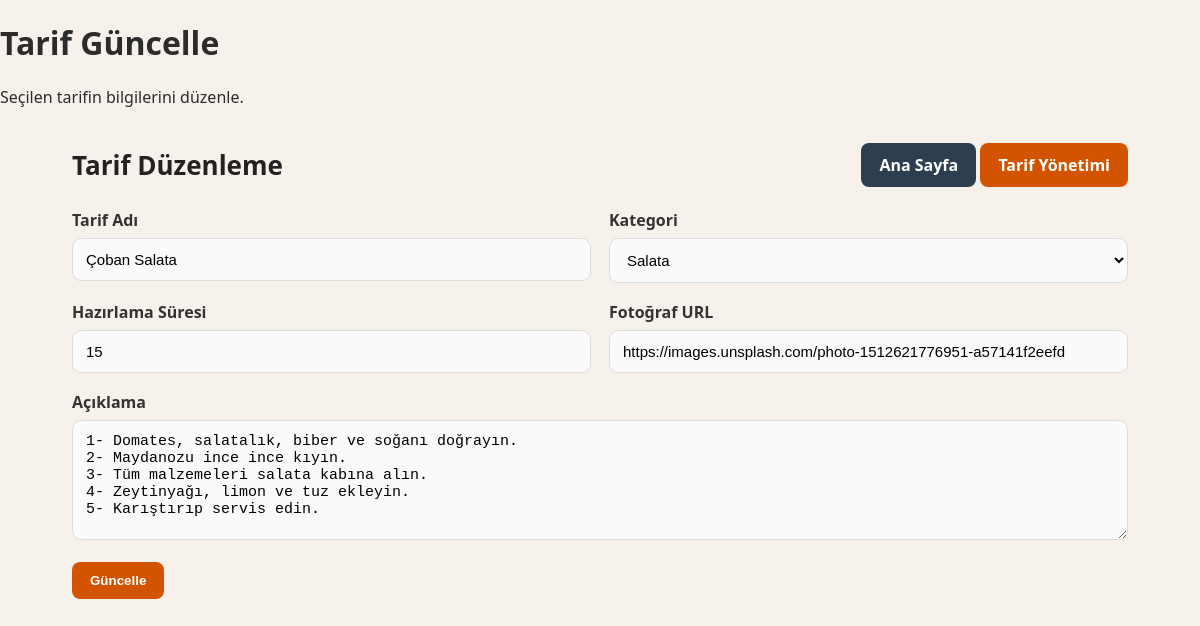
The app's page /yemek_tarifi-php/guncelle.php?id=4 with its own data.
### tables this page shows
CREATE TABLE IF NOT EXISTS tarifler (
    id INT AUTO_INCREMENT PRIMARY KEY,
    kategori_id INT NOT NULL,
    tarif_adi VARCHAR(150) NOT NULL,
    aciklama TEXT,
    hazirlama_suresi INT,
    fotograf_url VARCHAR(500),
    olusturma_tarihi DATETIME DEFAULT CURRENT_TIMESTAMP,
    FOREIGN KEY (kategori_id) REFERENCES kategoriler(id)
);

CREATE TABLE IF NOT EXISTS kategoriler (
    id INT AUTO_INCREMENT PRIMARY KEY,
    kategori_adi VARCHAR(100) NOT NULL
);

### yemek_tarifi-php/guncelle.php (the view, shortened to what this page needs)
<?php
include "baglanti.php";
$id = $_GET["id"];
$stmt = $db->prepare("
    SELECT * FROM tarifler
    WHERE id = ?
");
$stmt->execute([$id]);
$tarif = $stmt->fetch();
$kategoriler = $db->query("SELECT * FROM kategoriler ORDER BY kategori_adi ASC");
?>
<!DOCTYPE html>
<html lang="tr">
<head>
    <link rel="stylesheet" href="style.css">
</head>
<body>
<header>
    <h1>Tarif Güncelle</h1>
    <p>Seçilen tarifin bilgilerini düzenle.</p>
</header>
<div class="container">
    <div class="top-bar">
        <h2 class="page-title">Tarif Düzenleme</h2>
        <div>
            <a href="index.php" class="btn btn-secondary">Ana Sayfa</a>
            <a href="tarif_crud.php" class="btn">Tarif Yönetimi</a>
        </div>
    </div>
    <div class="form-box">
        <form method="post">
            <div class="form-grid">
                <div class="form-group">
                    <label>Tarif Adı</label>
                    <input
                        type="text"
                        name="tarif_adi"
                        value="<?php echo htmlspecialchars($tarif['tarif_adi']); ?>"
                        required>
                </div>
                <div class="form-group">
                    <label>Kategori</label>
                    <select name="kategori_id" required>
                        <?php foreach ($kategoriler as $kategori) { ?>
                            <option
                                value="<?php echo $kategori['id']; ?>"
                                <?php if ($kategori['id'] == $tarif['kategori_id']) echo "selected"; ?>>
                                <?php echo htmlspecialchars($kategori['kategori_adi']); ?>
                            </option>
                        <?php } ?>
                    </select>
                </div>
                <div class="form-group">
                    <label>Hazırlama Süresi</label>
                    <input
                        type="number"
                        name="hazirlama_suresi"
                        value="<?php echo htmlspecialchars($tarif['hazirlama_suresi']); ?>"
                        required>
                </div>
                <div class="form-group">
                    <label>Fotoğraf URL</label>
                    <input
                        type="text"
                        name="fotograf_url"
                        value="<?php echo htmlspecialchars($tarif['fotograf_url']); ?>">
                </div>
                <div class="form-group full">
                    <label>Açıklama</label>
                    <textarea name="aciklama" required><?php echo htmlspecialchars($tarif['aciklama']); ?></textarea>
                </div>
            </div>
            <br>
            <button class="btn" type="submit" name="guncelle">
                Güncelle
            </button>
        </form>
    </div>
</div>
</body>
</html>

### yemek_tarifi-php/style.css (style rules this page uses)
* { box-sizing: border-box; }
body { margin: 0; font-family: "Segoe UI", Arial, sans-serif; background: #f6f1eb; color: #2c2c2c; }
.container { width: 88%; max-width: 1200px; margin: 35px auto; }
.top-bar { display: flex; justify-content: space-between; align-items: center; margin-bottom: 22px; gap: 15px; flex-wrap: wrap; }
.page-title { margin: 0; font-size: 26px; color: #222; }
.btn { display: inline-block; background: #d35400; color: white; padding: 11px 18px; border-radius: 8px; border: none; text-decoration: none; cursor: pointer; font-weight: 600; transition: 0.2s ease; }
.btn-secondary { background: #2c3e50; }
.form-grid { display: grid; grid-template-columns: 1fr 1fr; gap: 18px; }
.form-group { display: flex; flex-direction: column; }
.form-group.full { grid-column: 1 / -1; }
label { font-weight: 600; margin-bottom: 7px; color: #333; }
input, select, textarea { width: 100%; padding: 12px 13px; border: 1px solid #ddd; border-radius: 9px; font-size: 15px; background: #fafafa; outline: none; transition: 0.2s ease; }
textarea { min-height: 120px; resize: vertical; }

### records on screen
tarifler: tarif_adi "Çoban Salata", kategori_id "Salata", hazirlama_suresi "15", fotograf_url "https://images.unsplash.com/photo-1512621776951-a57141f2eefd", aciklama "1- Domates, salatalık, biber ve soğanı doğrayın. 2- Maydanozu ince ince kıyın. 3- Tüm malzemeleri salata kabına alın. 4- Zeytinyağı, limon ve tuz ekleyin. 5- Karıştırıp servis edin."
